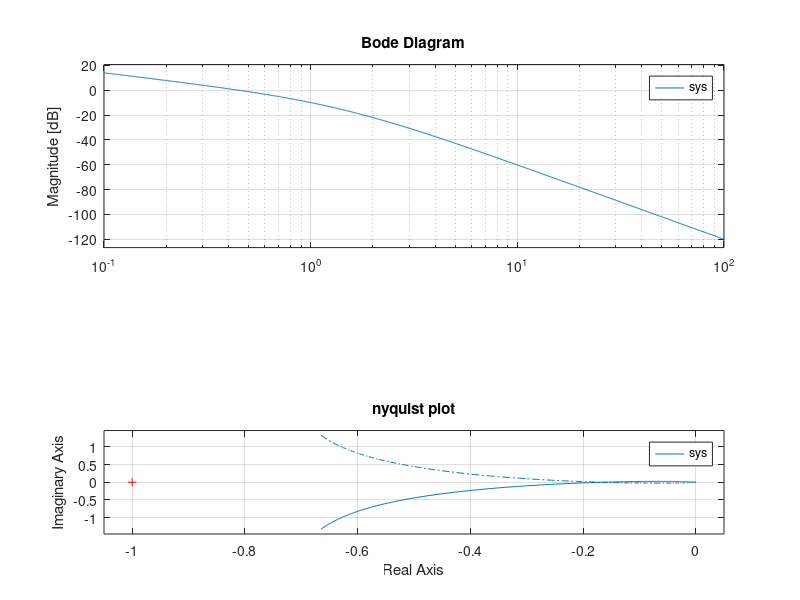

The MATLAB source for this figure:
clc
clear all
close all
num=[1]
den=[1 3 2 0]
subplot(3,1,1)
sys=tf(num,den)
rlocus(sys)
title('root locus');
subplot(3,1,2)
bode(sys)
title('bode plot');
subplot(3,1,3)
nyquist(sys)
title('nyquist plot');